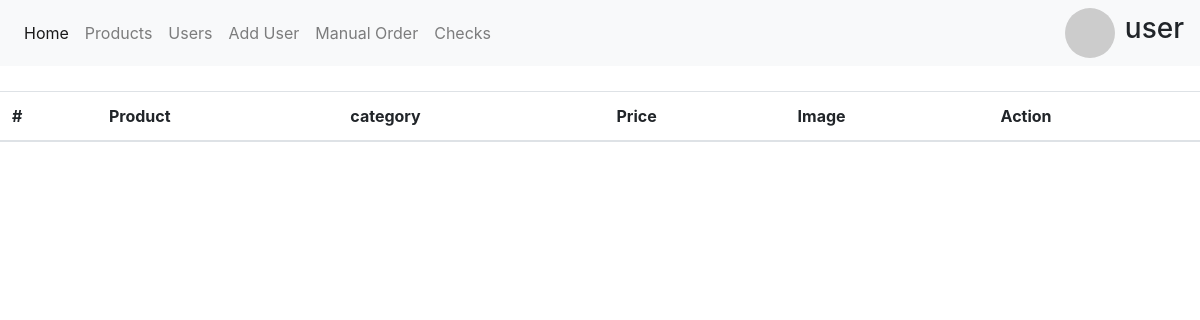
The page /Views/listProduct.php on the database as committed earlier.
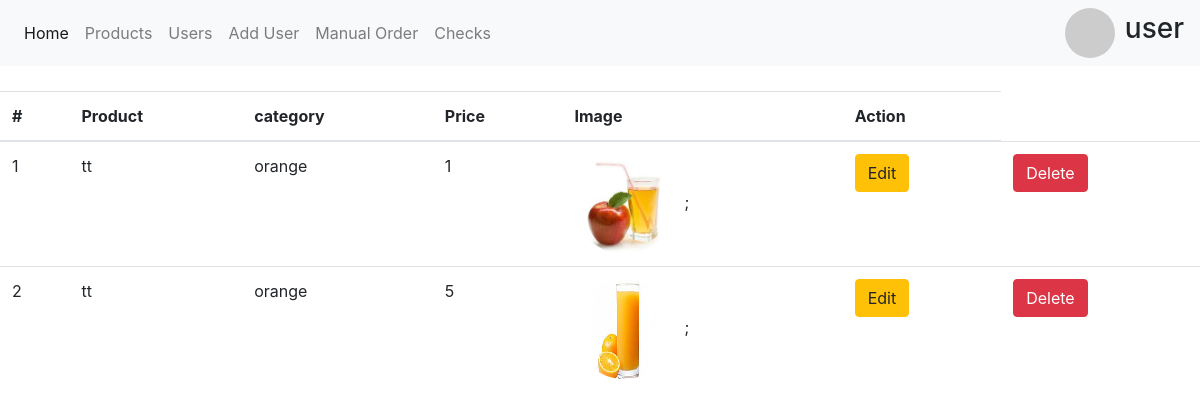
The same page on the database as committed later.
### tables this page shows
CREATE TABLE `products` (
  `product_id` int(11) NOT NULL,
  `product_name` varchar(100) NOT NULL,
  `price` int(11) NOT NULL,
  `image` varchar(100) NOT NULL,
  `category` varchar(100) NOT NULL,
  `deleted_product` tinyint(1) NOT NULL DEFAULT 0
);

### Views/listProduct.php (the view, shortened to what this page needs)
<!DOCTYPE html>
<html lang="en">
<head>
	<link href="../Public/vendor/bootstrap/css/bootstrap.min.css" rel="stylesheet">
</head>
<body>
	<?php
	include 'adminHeader.php';
	require_once '..' . DIRECTORY_SEPARATOR . 'config.php';
	if ($db) {
		$Result = mysqli_query($db, "select * from products where deleted_product= 0");
	?>
		<div class="limiter">
			<div class="container-table100">
				<div class="wrap-table100">
					<div class="table100">
						<table class="table">
							<thead>
								<tr class="table100-head">
									<th scope="col">#</th>
									<th scope="col">Product</th>
									<th scope="col">category</th>
									<th scope="col">Price</th>
									<th scope="col">Image</th>
									<th scope="col">Action</th>
								</tr>
							</thead>
							<tbody>
								<?php
								while ($row = mysqli_fetch_assoc($Result)) {
									$imageURL = '../uploads/' . $row['image'];
								?>
									<tr>
										<td scope="col"><?php echo $row['product_id']; ?></td>
										<td scope="col"><?php echo $row['product_name']; ?></td>
										<td scope="col"><?php echo $row['category']; ?></td>
										<td scope="col"><?php echo $row['price']; ?></td>
										<td scope="col">
											<?php
											echo '
										<img class="product-image" src="' . $imageURL . '" alt="" />;
										</td>'?>
										<td scope="col"><button class="btn btn-warning" data-toggle="modal" data-target="#myModal"
										onclick="getUpdateProduct(this);"
										id ="<?php echo $row['product_id'];?>" >Edit</button></td>
										<td scope="col"><a class="btn btn-danger" href="../Controller/productController.php?Did=<?php echo $row['product_id'] ;?>">Delete</a></td>
									</tr>
								<?php
								}
							} ?>
							</tbody>
						</table>
					</div>
				</div>
			</div>
		</div>
</body>
</html>

### Views/adminHeader.php (shortened to what this page needs)
<link rel="stylesheet" href="https://stackpath.bootstrapcdn.com/bootstrap/4.4.1/css/bootstrap.min.css">
<link rel="stylesheet" href="../Public/css/style.css">
<nav class="navbar navbar-expand-lg navbar-light bg-light">
    <div class="collapse navbar-collapse" id="navbarSupportedContent">
        <ul class="navbar-nav mr-auto">
            <li class="nav-item active">
                <a class="nav-link" href="home.php">Home <span class="sr-only">(current)</span></a>
            </li>
            <li class="nav-item">
                <a class="nav-link" href="products.php">Products</a>
            </li>
            <li class="nav-item">
                <a class="nav-link" href="usersList.php">Users</a>
            </li>
            <li class="nav-item">
                <a class="nav-link" href="addUser.php">Add User</a>
            </li>
            <li class="nav-item">
                <a class="nav-link" href="manualOrders.php">Manual Order</a>
            </li>
            <li class="nav-item">
                <a class="nav-link" href="../../Model/admin/adminModel.php">Checks</a>
            </li>
        </ul>
        <form class="form-inline my-2 my-lg-0">
            <img src="https://via.placeholder.com/50.png/09f/fff" alt="">
            <h3>user</h3>
        </form>
    </div>
</nav>

### Public/css/style.css (style rules this page uses)
nav.navbar { margin-bottom: 25px; }
img { width: 50px; height: 50px; border-radius: 50%; margin-right: 10px; }

### Views/listProduct.php (style rules this page uses)
.product-image { width: 100px; height: 100px; }

Rows that differ between the two databases and show on the page:
added products: product_id "1", product_name "tt", category "orange", price "1", image (picture)
added products: product_id "2", product_name "tt", category "orange", price "5", image (picture)
